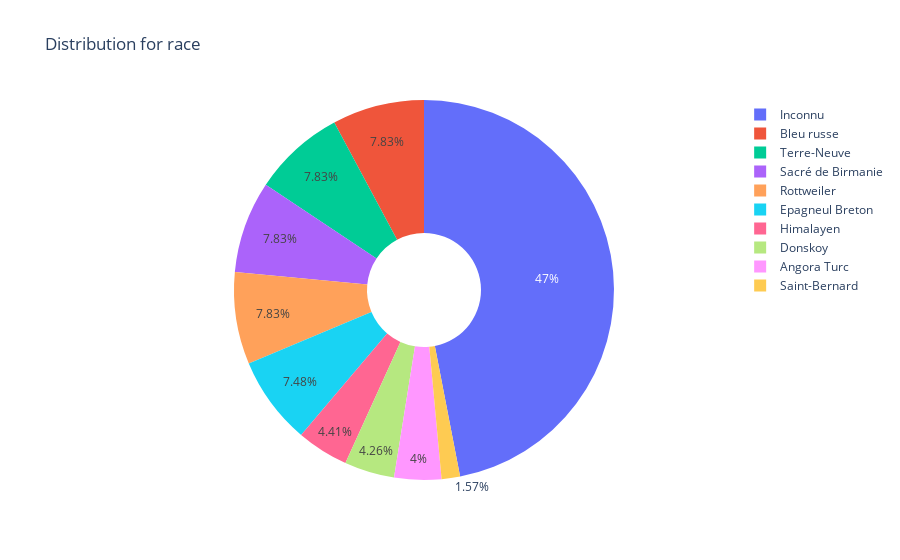

Notebook cell for this chart:
### Code cell
plot_distribution(df['race'])

### Figure 1 — Plotly figure (JSON) as saved in the notebook; plotly's stock layout.template omitted (floating-point values rounded to 4 significant figures)
{"data": [{"hole": 0.3, "labels": ["Inconnu", "Bleu russe", "Terre-Neuve", "Sacré de Birmanie", "Rottweiler", "Epagneul Breton", "Himalayen", "Donskoy", "Angora Turc", "Saint-Bernard"], "type": "pie", "values": [3238, 540, 540, 540, 540, 516, 304, 294, 276, 108]}], "layout": {"title": {"text": "Distribution for race"}}}
